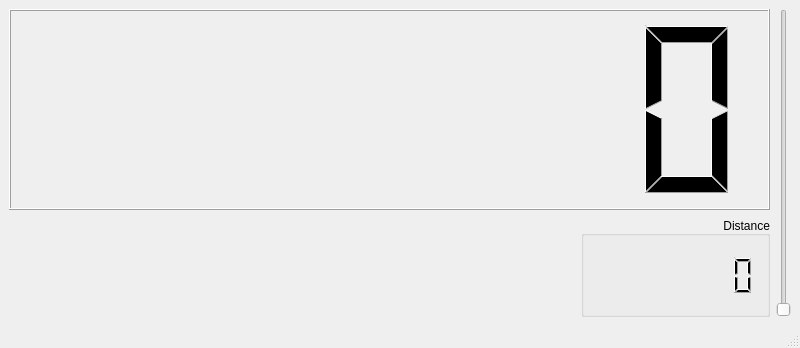
<?xml version="1.0" encoding="UTF-8"?>
<ui version="4.0">
 <class>MainWindow</class>
 <widget class="QMainWindow" name="MainWindow">
  <property name="geometry">
   <rect>
    <x>0</x>
    <y>0</y>
    <width>800</width>
    <height>348</height>
   </rect>
  </property>
  <property name="windowTitle">
   <string>MainWindow</string>
  </property>
  <widget class="QWidget" name="centralwidget">
   <layout class="QGridLayout" name="gridLayout" rowstretch="2,1">
    <item row="1" column="0">
     <layout class="QHBoxLayout" name="horizontalLayout_2" stretch="1,2,1">
      <item>
       <widget class="FuelUsageDisp" name="fuelUsage" native="true">
        <property name="sizePolicy">
         <sizepolicy hsizetype="Expanding" vsizetype="Preferred">
          <horstretch>0</horstretch>
          <verstretch>0</verstretch>
         </sizepolicy>
        </property>
       </widget>
      </item>
      <item>
       <spacer name="horizontalSpacer">
        <property name="orientation">
         <enum>Qt::Horizontal</enum>
        </property>
        <property name="sizeHint" stdset="0">
         <size>
          <width>40</width>
          <height>20</height>
         </size>
        </property>
       </spacer>
      </item>
      <item>
       <widget class="QGroupBox" name="groupBox">
        <property name="sizePolicy">
         <sizepolicy hsizetype="Expanding" vsizetype="Preferred">
          <horstretch>0</horstretch>
          <verstretch>0</verstretch>
         </sizepolicy>
        </property>
        <property name="title">
         <string>Distance</string>
        </property>
        <property name="alignment">
         <set>Qt::AlignBottom|Qt::AlignRight|Qt::AlignTrailing</set>
        </property>
        <layout class="QHBoxLayout" name="horizontalLayout">
         <property name="leftMargin">
          <number>0</number>
         </property>
         <property name="topMargin">
          <number>0</number>
         </property>
         <property name="rightMargin">
          <number>0</number>
         </property>
         <property name="bottomMargin">
          <number>0</number>
         </property>
         <item>
          <widget class="Odometer" name="odo">
           <property name="frameShape">
            <enum>QFrame::NoFrame</enum>
           </property>
           <property name="frameShadow">
            <enum>QFrame::Plain</enum>
           </property>
           <property name="lineWidth">
            <number>0</number>
           </property>
           <property name="smallDecimalPoint">
            <bool>true</bool>
           </property>
           <property name="digitCount">
            <number>7</number>
           </property>
          </widget>
         </item>
        </layout>
       </widget>
      </item>
     </layout>
    </item>
    <item row="0" column="1" rowspan="2">
     <widget class="Throttle" name="verticalSlider">
      <property name="orientation">
       <enum>Qt::Vertical</enum>
      </property>
     </widget>
    </item>
    <item row="0" column="0">
     <widget class="Speedometer" name="speedo">
      <property name="digitCount">
       <number>7</number>
      </property>
     </widget>
    </item>
   </layout>
  </widget>
  <widget class="QMenuBar" name="menubar">
   <property name="geometry">
    <rect>
     <x>0</x>
     <y>0</y>
     <width>800</width>
     <height>22</height>
    </rect>
   </property>
  </widget>
  <widget class="QStatusBar" name="statusbar"/>
 </widget>
 <customwidgets>
  <customwidget>
   <class>Speedometer</class>
   <extends>QLCDNumber</extends>
   <header>Speedometer.h</header>
  </customwidget>
  <customwidget>
   <class>Odometer</class>
   <extends>QLCDNumber</extends>
   <header>Odometer.h</header>
  </customwidget>
  <customwidget>
   <class>FuelUsageDisp</class>
   <extends>QWidget</extends>
   <header>FuelUsageDisp.h</header>
   <container>1</container>
  </customwidget>
  <customwidget>
   <class>Throttle</class>
   <extends>QSlider</extends>
   <header>Throttle.h</header>
  </customwidget>
 </customwidgets>
 <resources/>
 <connections/>
</ui>
